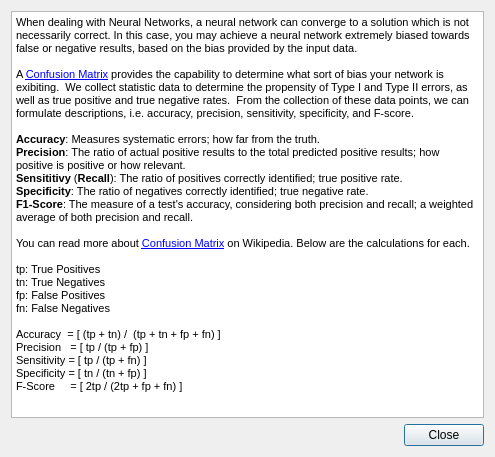
<?xml version="1.0" encoding="UTF-8"?>
<ui version="4.0">
 <class>AboutConfusionMatrixDialog</class>
 <widget class="QDialog" name="AboutConfusionMatrixDialog">
  <property name="geometry">
   <rect>
    <x>0</x>
    <y>0</y>
    <width>495</width>
    <height>457</height>
   </rect>
  </property>
  <property name="windowTitle">
   <string>Dialog</string>
  </property>
  <layout class="QVBoxLayout" name="verticalLayout">
   <item>
    <widget class="QTextBrowser" name="textBrowser">
     <property name="html">
      <string>&lt;!DOCTYPE HTML PUBLIC &quot;-//W3C//DTD HTML 4.0//EN&quot; &quot;http://www.w3.org/TR/REC-html40/strict.dtd&quot;&gt;
&lt;html&gt;&lt;head&gt;&lt;meta name=&quot;qrichtext&quot; content=&quot;1&quot; /&gt;&lt;style type=&quot;text/css&quot;&gt;
p, li { white-space: pre-wrap; }
&lt;/style&gt;&lt;/head&gt;&lt;body style=&quot; font-family:'MS Shell Dlg 2'; font-size:8.25pt; font-weight:400; font-style:normal;&quot;&gt;
&lt;p style=&quot; margin-top:0px; margin-bottom:0px; margin-left:0px; margin-right:0px; -qt-block-indent:0; text-indent:0px;&quot;&gt;&lt;span style=&quot; font-size:8pt;&quot;&gt;When dealing with Neural Networks, a neural network can converge to a solution which is not necessarily correct. In this case, you may achieve a neural network extremely biased towards false or negative results, based on the bias provided by the input data.  &lt;/span&gt;&lt;/p&gt;
&lt;p style=&quot;-qt-paragraph-type:empty; margin-top:0px; margin-bottom:0px; margin-left:0px; margin-right:0px; -qt-block-indent:0; text-indent:0px; font-size:8pt;&quot;&gt;&lt;br /&gt;&lt;/p&gt;
&lt;p style=&quot; margin-top:0px; margin-bottom:0px; margin-left:0px; margin-right:0px; -qt-block-indent:0; text-indent:0px;&quot;&gt;&lt;span style=&quot; font-size:8pt;&quot;&gt;A &lt;/span&gt;&lt;a href=&quot;https://en.wikipedia.org/wiki/Confusion_matrix&quot;&gt;&lt;span style=&quot; font-size:8pt; text-decoration: underline; color:#0000ff;&quot;&gt;Confusion Matrix&lt;/span&gt;&lt;/a&gt;&lt;span style=&quot; font-size:8pt;&quot;&gt; provides the capability to determine what sort of bias your network is exibiting.  We collect statistic data to determine the propensity of Type I and Type II errors, as well as true positive and true negative rates.  From the collection of these data points, we can formulate descriptions, i.e. accuracy, precision, sensitivity, specificity, and F-score. &lt;br /&gt;&lt;br /&gt;&lt;/span&gt;&lt;span style=&quot; font-size:8pt; font-weight:600;&quot;&gt;Accuracy&lt;/span&gt;&lt;span style=&quot; font-size:8pt;&quot;&gt;: Measures systematic errors; how far from the truth.&lt;br /&gt;&lt;/span&gt;&lt;span style=&quot; font-size:8pt; font-weight:600;&quot;&gt;Precision&lt;/span&gt;&lt;span style=&quot; font-size:8pt;&quot;&gt;: The ratio of actual positive results to the total predicted positive results; how positive is positive or how relevant.&lt;/span&gt;&lt;/p&gt;
&lt;p style=&quot; margin-top:0px; margin-bottom:0px; margin-left:0px; margin-right:0px; -qt-block-indent:0; text-indent:0px;&quot;&gt;&lt;span style=&quot; font-size:8pt; font-weight:600;&quot;&gt;Sensititivy&lt;/span&gt;&lt;span style=&quot; font-size:8pt;&quot;&gt; (&lt;/span&gt;&lt;span style=&quot; font-size:8pt; font-weight:600;&quot;&gt;Recall&lt;/span&gt;&lt;span style=&quot; font-size:8pt;&quot;&gt;): The ratio of positives correctly identified; true positive rate.&lt;/span&gt;&lt;/p&gt;
&lt;p style=&quot; margin-top:0px; margin-bottom:0px; margin-left:0px; margin-right:0px; -qt-block-indent:0; text-indent:0px;&quot;&gt;&lt;span style=&quot; font-size:8pt; font-weight:600;&quot;&gt;Specificity&lt;/span&gt;&lt;span style=&quot; font-size:8pt;&quot;&gt;: The ratio of negatives correctly identified; true negative rate.&lt;/span&gt;&lt;/p&gt;
&lt;p style=&quot; margin-top:0px; margin-bottom:0px; margin-left:0px; margin-right:0px; -qt-block-indent:0; text-indent:0px;&quot;&gt;&lt;span style=&quot; font-size:8pt; font-weight:600;&quot;&gt;F1-Score&lt;/span&gt;&lt;span style=&quot; font-size:8pt;&quot;&gt;: The measure of a test's accuracy, considering both precision and recall; a weighted average of both precision and recall. &lt;/span&gt;&lt;/p&gt;
&lt;p style=&quot;-qt-paragraph-type:empty; margin-top:0px; margin-bottom:0px; margin-left:0px; margin-right:0px; -qt-block-indent:0; text-indent:0px; font-size:8pt;&quot;&gt;&lt;br /&gt;&lt;/p&gt;
&lt;p style=&quot; margin-top:0px; margin-bottom:0px; margin-left:0px; margin-right:0px; -qt-block-indent:0; text-indent:0px;&quot;&gt;&lt;span style=&quot; font-size:8pt;&quot;&gt;You can read more about &lt;/span&gt;&lt;a href=&quot;https://en.wikipedia.org/wiki/Confusion_matrix&quot;&gt;&lt;span style=&quot; font-size:8pt; text-decoration: underline; color:#0000ff;&quot;&gt;Confusion Matrix&lt;/span&gt;&lt;/a&gt;&lt;span style=&quot; font-size:8pt;&quot;&gt; on Wikipedia. Below are the calculations for each. &lt;/span&gt;&lt;/p&gt;
&lt;p style=&quot;-qt-paragraph-type:empty; margin-top:0px; margin-bottom:0px; margin-left:0px; margin-right:0px; -qt-block-indent:0; text-indent:0px; font-size:8pt;&quot;&gt;&lt;br /&gt;&lt;/p&gt;
&lt;p style=&quot; margin-top:0px; margin-bottom:0px; margin-left:0px; margin-right:0px; -qt-block-indent:0; text-indent:0px;&quot;&gt;&lt;span style=&quot; font-size:8pt;&quot;&gt;tp: True Positives&lt;/span&gt;&lt;/p&gt;
&lt;p style=&quot; margin-top:0px; margin-bottom:0px; margin-left:0px; margin-right:0px; -qt-block-indent:0; text-indent:0px;&quot;&gt;&lt;span style=&quot; font-size:8pt;&quot;&gt;tn: True Negatives&lt;/span&gt;&lt;/p&gt;
&lt;p style=&quot; margin-top:0px; margin-bottom:0px; margin-left:0px; margin-right:0px; -qt-block-indent:0; text-indent:0px;&quot;&gt;&lt;span style=&quot; font-size:8pt;&quot;&gt;fp: False Positives&lt;/span&gt;&lt;/p&gt;
&lt;p style=&quot; margin-top:0px; margin-bottom:0px; margin-left:0px; margin-right:0px; -qt-block-indent:0; text-indent:0px;&quot;&gt;&lt;span style=&quot; font-size:8pt;&quot;&gt;fn: False Negatives&lt;/span&gt;&lt;/p&gt;
&lt;p style=&quot;-qt-paragraph-type:empty; margin-top:0px; margin-bottom:0px; margin-left:0px; margin-right:0px; -qt-block-indent:0; text-indent:0px; font-size:8pt; color:#000000;&quot;&gt;&lt;br /&gt;&lt;/p&gt;
&lt;p style=&quot; margin-top:0px; margin-bottom:0px; margin-left:0px; margin-right:0px; -qt-block-indent:0; text-indent:0px;&quot;&gt;&lt;span style=&quot; font-size:8pt; color:#000000;&quot;&gt;Accuracy  = [ (tp + tn) /  (tp + tn + fp + fn) ]&lt;/span&gt;&lt;/p&gt;
&lt;p style=&quot; margin-top:0px; margin-bottom:0px; margin-left:0px; margin-right:0px; -qt-block-indent:0; text-indent:0px;&quot;&gt;&lt;span style=&quot; font-size:8pt; color:#000000;&quot;&gt;Precision   = [ tp / (tp + fp) ]&lt;/span&gt;&lt;/p&gt;
&lt;p style=&quot; margin-top:0px; margin-bottom:0px; margin-left:0px; margin-right:0px; -qt-block-indent:0; text-indent:0px;&quot;&gt;&lt;span style=&quot; font-size:8pt; color:#000000;&quot;&gt;Sensitivity = [ tp / (tp + fn) ]&lt;/span&gt;&lt;/p&gt;
&lt;p style=&quot; margin-top:0px; margin-bottom:0px; margin-left:0px; margin-right:0px; -qt-block-indent:0; text-indent:0px;&quot;&gt;&lt;span style=&quot; font-size:8pt; color:#000000;&quot;&gt;Specificity = [ tn / (tn + fp) ]&lt;/span&gt;&lt;/p&gt;
&lt;p style=&quot; margin-top:0px; margin-bottom:0px; margin-left:0px; margin-right:0px; -qt-block-indent:0; text-indent:0px;&quot;&gt;&lt;span style=&quot; font-size:8pt; color:#000000;&quot;&gt;F-Score     = [ 2tp / (2tp + fp + fn) ]&lt;/span&gt;&lt;/p&gt;&lt;/body&gt;&lt;/html&gt;</string>
     </property>
    </widget>
   </item>
   <item>
    <layout class="QHBoxLayout" name="horizontalLayout">
     <item>
      <spacer name="horizontalSpacer">
       <property name="orientation">
        <enum>Qt::Horizontal</enum>
       </property>
       <property name="sizeHint" stdset="0">
        <size>
         <width>40</width>
         <height>20</height>
        </size>
       </property>
      </spacer>
     </item>
     <item>
      <widget class="QPushButton" name="close_btn">
       <property name="text">
        <string>Close</string>
       </property>
      </widget>
     </item>
    </layout>
   </item>
  </layout>
 </widget>
 <resources/>
 <connections>
  <connection>
   <sender>close_btn</sender>
   <signal>clicked()</signal>
   <receiver>AboutConfusionMatrixDialog</receiver>
   <slot>close()</slot>
   <hints>
    <hint type="sourcelabel">
     <x>327</x>
     <y>271</y>
    </hint>
    <hint type="destinationlabel">
     <x>199</x>
     <y>149</y>
    </hint>
   </hints>
  </connection>
 </connections>
</ui>
